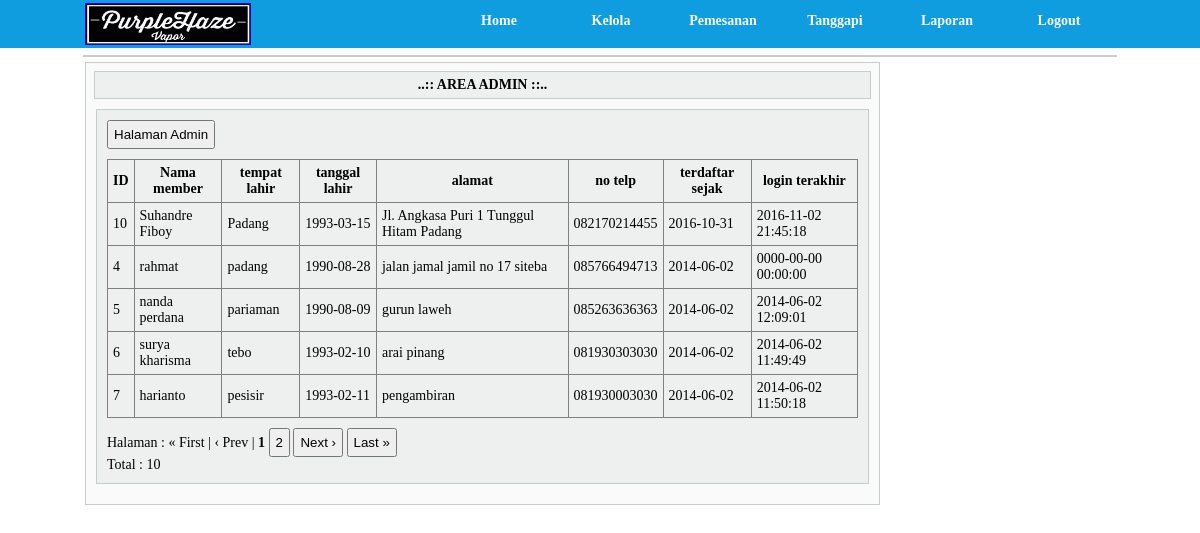
The page /admin/index.php?pg=40 (signed in) on the database its author committed.
### tables this page shows
CREATE TABLE IF NOT EXISTS `member` (
  `idmember` int(11) NOT NULL AUTO_INCREMENT,
  `username` varchar(10) NOT NULL,
  `password` varchar(10) NOT NULL,
  `namalengkap` varchar(50) NOT NULL,
  `tempatlahir` varchar(20) NOT NULL,
  `tgllahir` date NOT NULL DEFAULT '0000-00-00',
  `jk` char(1) NOT NULL,
  `alamat` text NOT NULL,
  `notelp` varchar(15) NOT NULL,
  `email` varchar(50) NOT NULL,
  `foto` text NOT NULL,
  `tgldaftar` date NOT NULL DEFAULT '0000-00-00',
  `login` datetime NOT NULL DEFAULT '0000-00-00 00:00:00',
  PRIMARY KEY (`idmember`)
);

### admin/listmember.php (the view, shortened to what this page needs)
<div style="margin:10px; border:1px solid #C6CECB; padding:10px; background-color:#EDF0EF;">
<?php
	if(empty($_SESSION['useradmin']) and empty($_SESSION['passadmin'])){
		header("location:login.php");
	}else{
		$batas =  5;
		$halaman = $_GET['halaman'];
		if(empty($halaman)){
			$posisi = 0;
			$halaman = 1;
		}else{
			$posisi = ($halaman - 1) * $batas;
		}
		$sql = mysql_query("select * from member ORDER BY tgldaftar DESC limit $posisi, $batas");
		echo"<a href='index.php?pg=10&u=$_SESSION[useradmin]'><button>Halaman Admin</button></a>";
		echo "<table border = 1>
			<tr>
			<th>ID</th>
			<th>Nama member</th>
			<th>tempat lahir</th>
			<th>tanggal lahir</th>
			<th>alamat</th>
			<th>no telp</th>
			<th>terdaftar sejak</th>
			<th>login terakhir</th>
			</tr>";
		while($data = mysql_fetch_array($sql)){
			echo "<tr>
				<td>$data[idmember]</td>
				<td>$data[namalengkap]</td>
				<td>$data[tempatlahir]</td>
				<td>$data[tgllahir]</td>
				<td>$data[alamat]</td>
				<td>$data[notelp]</td>
				<td>$data[tgldaftar]</td>
				<td>$data[login]</td>
				</tr>";
		}
		echo "</table>";
		echo "Halaman : ";
		$sqlhal = mysql_query("select * from member");
		$jmldata = mysql_num_rows($sqlhal);
		$jmlhal = ceil($jmldata/$batas);
		if($halaman > 1){
			$previous = $halaman - 1;
			echo "<a href='$_SERVER[PHP_SELF]?halaman=1&pg=40&u=$_SESSION[useradmin]'><button>&laquo; First</button></a>
			     <a href='$_SERVER[PHP_SELF]?halaman=$previous&pg=40&u=$_SESSION[useradmin]'><button>&lsaquo; Prev</button></a>";
		}else{
			echo "&laquo; First | &lsaquo; Prev | ";
		}
		$angka = ($halaman > 3 ? " ... " : " ");
		for($i=$halaman-2; $i<$halaman; $i++){
			if($i < 1)
				continue;
			$angka .= "<a href='$_SERVER[PHP_SELF]?halaman=$i&pg=40&u=$_SESSION[useradmin]'><button>$i</button></a> ";
		}
		$angka .= " <b>$halaman</b> ";
		for($i = $halaman+1; $i<($halaman+3); $i++){
			if($i > $jmlhal)
				break;
			$angka .= "<a href='$_SERVER[PHP_SELF]?halaman=$i&pg=40&u=$_SESSION[useradmin]'><button>$i</button></a> ";
		}
		$angka .= ($halaman+2 < $jmlhal ? " ... <a href='$_SERVER[PHP_SELF]?halaman=$jmlhal&pg=40&u=$_SESSION[useradmin]'><button>$jmlhal</button></a> " : " ");
		echo "$angka";
		if($halaman< $jmlhal){
			$next = $halaman + 1;
			echo "<a href='$_SERVER[PHP_SELF]?halaman=$next&pg=40&u=$_SESSION[useradmin]'><button>Next &rsaquo;</button></a>
			     <a href='$_SERVER[PHP_SELF]?halaman=$jmlhal&pg=40&u=$_SESSION[useradmin]'><button>Last &raquo;</button></a>";
		}else{
			echo "Next &rsaquo; | Last &raquo; | ";
		}
		echo "<br>Total : $jmldata";
	}
?></div>

### js/style.css (style rules this page uses)
* { padding:0; margin:0; outline:0; }
body { background:#FFFFFF; font-size:14px; }
table { border-collapse: collapse; margin:0px; padding:0px; top:0px; }
td { padding:2px; }

### admin/index.php (style rules this page uses)
button, select, th, td, input, textarea { padding:5px; }
table { margin-top:10px; margin-bottom:10px; }

### rows shown on the page
member: idmember "10", namalengkap "Suhandre Fiboy", tempatlahir "Padang", tgllahir "1993-03-15", alamat "Jl. Angkasa Puri 1 Tunggul Hitam Padang", notelp "082170214455", tgldaftar "2016-10-31", login "2016-11-02 21:45:18"
member: idmember "4", namalengkap "rahmat", tempatlahir "padang", tgllahir "1990-08-28", alamat "jalan jamal jamil no 17 siteba", notelp "085766494713", tgldaftar "2014-06-02", login "0000-00-00 00:00:00"
member: idmember "5", namalengkap "nanda perdana", tempatlahir "pariaman", tgllahir "1990-08-09", alamat "gurun laweh", notelp "085263636363", tgldaftar "2014-06-02", login "2014-06-02 12:09:01"
member: idmember "6", namalengkap "surya kharisma", tempatlahir "tebo", tgllahir "1993-02-10", alamat "arai pinang", notelp "081930303030", tgldaftar "2014-06-02", login "2014-06-02 11:49:49"
member: idmember "7", namalengkap "harianto", tempatlahir "pesisir", tgllahir "1993-02-11", alamat "pengambiran", notelp "081930003030", tgldaftar "2014-06-02", login "2014-06-02 11:50:18"

### other values the page prints
$halaman "1"
$jmldata "10"
